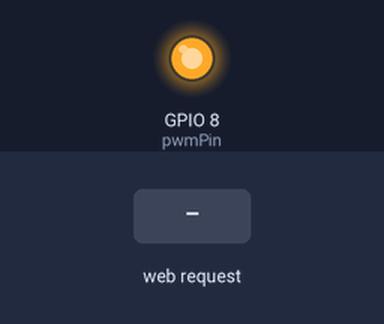
Bench run of a sketch on a simulated ESP32-C3. On the bench: output pins drawn as LEDs (lit = HIGH). Dashed ring = blinking. The test bench sets the inputs (shaded band). What the sketch prints to the serial monitor is not drawn.

Above: at 1.2 s.
1.3 s: HTTP request GET /song?num=1 received
At 4.2 s:
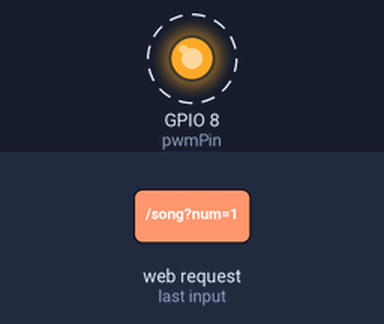
4.3 s: HTTP request GET /stop received
At 5.1 s:
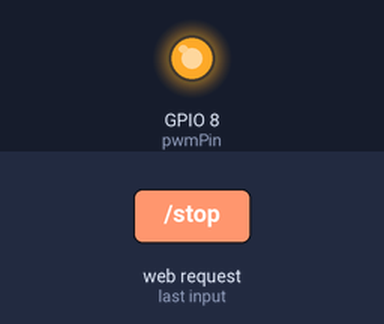
5.8 s: HTTP request GET /song?num=0 received
At 6.98 s:
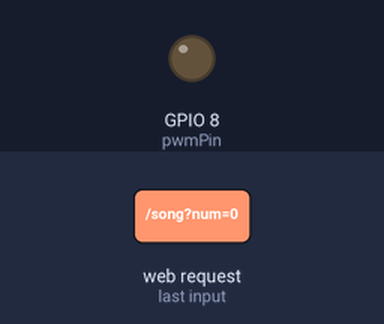
Timing chart, 0 to 12.8 s (numbered marks = the images above; inputs shaded):
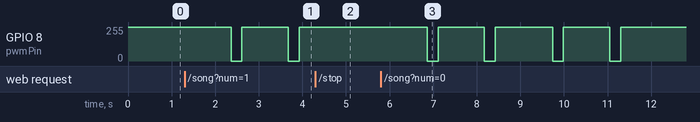

The sketch:

esp32_pwm_gen.ino
```cpp
#include <WiFi.h>
#include <DNSServer.h>
#include <WebServer.h>

// ============== CONFIGURATION ==============
const char* apSSID = "Plasma_Speaker"; // Hotspot Name
const byte DNS_PORT = 53;

const int pwmPin = 8;        // GPIO 8 for PWM output
const int ledcResolution = 10; // 10-bit (0-1023) for finer duty control
const int maxDutyValue = (1 << ledcResolution) - 1; // 1023

// ============== VARIABLES ==============
DNSServer dnsServer;
WebServer server(80);

int currentDuty = 99;       // Actual physical duty cycle (50-99%)
int currentFreq = 15000;    // Default 15kHz
bool isPlayingSong = false;
bool isPlayingTone = false;
unsigned long songStartTime = 0;
int currentNoteIndex = 0;
unsigned long noteStartTime = 0;

// ============== MUSICAL NOTES (Hz) ==============
#define REST     0
#define NOTE_AS4 466
#define NOTE_BB4 466
#define NOTE_C4  262
#define NOTE_D4  294
#define NOTE_E4  330
#define NOTE_F4  349
#define NOTE_G4  392
#define NOTE_A4  440
#define NOTE_B4  494
#define NOTE_C5  523
#define NOTE_D5  587
#define NOTE_E5  659
#define NOTE_F5  698
#define NOTE_G5  784
#define NOTE_A5  880
#define NOTE_B5  988

// ============== SONGS ==============
// Happy Birthday melody
const int happyBday_melody[] = {
  NOTE_C4, NOTE_C4, NOTE_D4, NOTE_C4, NOTE_F4, NOTE_E4, REST,
  NOTE_C4, NOTE_C4, NOTE_D4, NOTE_C4, NOTE_G4, NOTE_F4, REST,
  NOTE_C4, NOTE_C4, NOTE_C5, NOTE_A4, NOTE_F4, NOTE_E4, NOTE_D4, REST,
  NOTE_AS4, NOTE_AS4, NOTE_A4, NOTE_F4, NOTE_G4, NOTE_F4, REST
};

const int happyBday_durations[] = {
  8, 16, 4, 4, 4, 8, 4,
  8, 16, 4, 4, 4, 8, 4,
  8, 16, 4, 4, 4, 4, 8, 4,
  8, 16, 4, 4, 4, 8, 4
};

// Tetris Theme
const int tetris_melody[] = {
  NOTE_E5, NOTE_B4, NOTE_C5, NOTE_D5, NOTE_C5, NOTE_B4, NOTE_A4, NOTE_A4,
  NOTE_C5, NOTE_E5, NOTE_D5, NOTE_C5, NOTE_B4, NOTE_C5, NOTE_D5, NOTE_E5,
  NOTE_C5, NOTE_A4, NOTE_A4, REST, NOTE_D5, NOTE_F5, NOTE_A5, NOTE_G5,
  NOTE_F5, NOTE_E5, NOTE_C5, NOTE_E5, NOTE_D5, NOTE_C5, NOTE_B4, NOTE_B4,
  NOTE_C5, NOTE_D5, NOTE_E5, NOTE_C5, NOTE_A4, NOTE_A4, REST, REST
};

const int tetris_durations[] = {
  8, 8, 8, 8, 8, 8, 8, 8,
  8, 8, 8, 8, 8, 8, 8, 8,
  8, 8, 4, 4, 8, 8, 8, 8,
  8, 8, 8, 8, 8, 8, 8, 8,
  8, 8, 8, 8, 8, 4, 4, 4
};

// Star Wars Imperial March
const int imperial_melody[] = {
  NOTE_E4, NOTE_E4, NOTE_E4, NOTE_C4, NOTE_E4, NOTE_G4, NOTE_G4, REST,
  NOTE_C4, NOTE_G4, NOTE_E4, NOTE_G4, NOTE_C5, NOTE_G4, NOTE_E4, NOTE_G4,
  NOTE_C5, NOTE_G4, NOTE_E4, NOTE_G4, NOTE_C5, NOTE_B4, NOTE_G4, NOTE_E4,
  NOTE_D4, NOTE_C4, NOTE_B4, NOTE_C4, REST
};

const int imperial_durations[] = {
  8, 8, 8, 4, 8, 4, 8, 4,
  8, 8, 8, 8, 8, 8, 8, 8,
  8, 8, 8, 8, 8, 8, 8, 8,
  8, 8, 8, 4, 4
};

// Current song pointers
const int* currentMelody = happyBday_melody;
const int* currentDurations = happyBday_durations;
int currentSongLength = sizeof(happyBday_melody) / sizeof(happyBday_melody[0]);

// ============== PWM FUNCTIONS (ESP32-C3 Core 3.x API) ==============
int dutyToValue(int dutyPercent) {
  return map(dutyPercent, 0, 100, 0, maxDutyValue);
}

void initPWM() {
  ledcAttach(pwmPin, currentFreq, ledcResolution);
  ledcWrite(pwmPin, dutyToValue(currentDuty));
}

void updatePWM() {
  // Use ledcChangeFrequency so the slider is perfectly smooth and doesn't detach/glitch
  ledcChangeFrequency(pwmPin, currentFreq, ledcResolution);
  ledcWrite(pwmPin, dutyToValue(currentDuty));
}

void setTone(int freq, int dutyPercent) {
  if (freq > 0) {
    ledcChangeFrequency(pwmPin, freq, ledcResolution);
    ledcWrite(pwmPin, dutyToValue(dutyPercent));
  } else {
    ledcWrite(pwmPin, 0);  // REST - no output (0 physical duty, 100% active = Safe off)
  }
}

// ============== SONG FUNCTIONS ==============
void startSong(int songNum) {
  isPlayingSong = true;
  isPlayingTone = false;
  songStartTime = millis();
  currentNoteIndex = 0;
  noteStartTime = millis();

  switch (songNum) {
    case 1:
      currentMelody = happyBday_melody;
      currentDurations = happyBday_durations;
      currentSongLength = sizeof(happyBday_melody) / sizeof(happyBday_melody[0]);
      break;
    case 2:
      currentMelody = tetris_melody;
      currentDurations = tetris_durations;
      currentSongLength = sizeof(tetris_melody) / sizeof(tetris_melody[0]);
      break;
    case 3:
      currentMelody = imperial_melody;
      currentDurations = imperial_durations;
      currentSongLength = sizeof(imperial_melody) / sizeof(imperial_melody[0]);
      break;
  }

  // Play first note using CURRENT duty cycle for flyback safety
  setTone(currentMelody[0], currentDuty);
}

void stopPlayback() {
  isPlayingSong = false;
  isPlayingTone = false;
  updatePWM(); // Restore previous freq/duty
}

void handleSongPlayback() {
  if (!isPlayingSong) return;

  unsigned long now = millis();

  // Calculate current note duration
  int noteDuration = 1000 / currentDurations[currentNoteIndex];
  unsigned long noteEndTime = noteStartTime + noteDuration;

  if (now >= noteEndTime) {
    currentNoteIndex++;

    if (currentNoteIndex >= currentSongLength) {
      stopPlayback();
      return;
    }

    noteStartTime = noteEndTime;
    // Play next note using CURRENT duty cycle for flyback safety
    setTone(currentMelody[currentNoteIndex], currentDuty);
  }
}

// ============== WEB SERVER (HTML/JS) ==============
const char webpage[] PROGMEM = R"rawliteral(
<!DOCTYPE html>
<html>
<head>
  <meta charset="UTF-8">
  <meta name="viewport" content="width=device-width, initial-scale=1.0">
  <title>Plasma Speaker Controller</title>
  <style>
    * { box-sizing: border-box; margin: 0; padding: 0; }
    body {
      font-family: 'Segoe UI', Arial, sans-serif;
      background: linear-gradient(135deg, #0f0c29, #302b63, #24243e);
      min-height: 100vh;
      color: #fff;
      padding: 20px;
    }
    .container { max-width: 480px; margin: 0 auto; }
    h1 {
      text-align: center;
      color: #00d4ff;
      margin-bottom: 30px;
      text-shadow: 0 0 20px rgba(0, 212, 255, 0.5);
      font-size: 1.8rem;
    }
    .card {
      background: rgba(255,255,255,0.08);
      backdrop-filter: blur(10px);
      border: 1px solid rgba(255,255,255,0.1);
      border-radius: 16px;
      padding: 24px;
      margin-bottom: 20px;
      transition: transform 0.2s;
    }
    .card:hover { transform: translateY(-2px); }
    .card h2 {
      color: #00d4ff;
      margin-bottom: 16px;
      font-size: 1.1rem;
      display: flex;
      align-items: center;
      gap: 10px;
    }
    .card h2::before { content: '⚡'; font-size: 1.2rem; }
    .slider-group { margin-bottom: 16px; }
    .slider-label {
      display: flex;
      justify-content: space-between;
      margin-bottom: 8px;
      font-size: 0.95rem;
    }
    .slider-value {
      color: #00d4ff;
      font-weight: bold;
      font-family: 'Courier New', monospace;
    }
    input[type="range"] {
      -webkit-appearance: none;
      width: 100%;
      height: 8px;
      border-radius: 4px;
      background: linear-gradient(to right, #00d4ff, #7b2ff7);
      outline: none;
      cursor: pointer;
    }
    input[type="range"]::-webkit-slider-thumb {
      -webkit-appearance: none;
      width: 24px;
      height: 24px;
      border-radius: 50%;
      background: #fff;
      box-shadow: 0 0 10px rgba(0, 212, 255, 0.5);
      cursor: pointer;
    }
    .btn-grid {
      display: grid;
      grid-template-columns: 1fr 1fr;
      gap: 12px;
      margin-top: 16px;
    }
    .btn {
      padding: 14px 16px;
      border: none;
      border-radius: 10px;
      font-size: 0.9rem;
      font-weight: 600;
      cursor: pointer;
      transition: all 0.2s;
      text-transform: uppercase;
      letter-spacing: 0.5px;
    }
    .btn:hover { transform: scale(1.02); }
    .btn:active { transform: scale(0.98); }
    .btn-song { background: linear-gradient(135deg, #667eea, #764ba2); color: white; }
    .btn-tone { background: linear-gradient(135deg, #f093fb, #f5576c); color: white; }
    .btn-stop {
      background: linear-gradient(135deg, #434343, #000000);
      color: #ff4444;
      grid-column: 1 / -1;
    }
    .status-bar {
      text-align: center;
      padding: 12px;
      border-radius: 8px;
      margin-top: 16px;
      font-size: 0.9rem;
      font-weight: 600;
      transition: all 0.3s;
    }
    .status-pwm {
      background: rgba(0, 212, 255, 0.15);
      color: #00d4ff;
      border: 1px solid rgba(0, 212, 255, 0.3);
    }
    .status-playing {
      background: rgba(0, 255, 100, 0.15);
      color: #00ff64;
      border: 1px solid rgba(0, 255, 100, 0.3);
      animation: pulse 1s infinite;
    }
    @keyframes pulse { 0%, 100% { opacity: 1; } 50% { opacity: 0.7; } }
    .info {
      text-align: center;
      margin-top: 20px;
      font-size: 0.8rem;
      color: rgba(255,255,255,0.4);
    }
    .visual-bar {
      height: 4px;
      background: rgba(255,255,255,0.1);
      border-radius: 2px;
      margin-top: 12px;
      overflow: hidden;
    }
    .visual-fill {
      height: 100%;
      background: linear-gradient(to right, #00d4ff, #7b2ff7);
      border-radius: 2px;
      transition: width 0.1s;
    }
  </style>
</head>
<body>
  <div class="container">
    <h1>🎵 Plasma Speaker Controller</h1>

    <div class="card">
      <h2>Flyback Duty Cycle</h2>
      <div class="slider-group">
        <div class="slider-label">
          <span>Active (Negative) Duty</span>
          <span class="slider-value" id="negDutyVal">-1%</span>
        </div>
        <input type="range" id="dutySlider" min="-50" max="-1" value="-1" step="1">
      </div>
      <div class="slider-label">
        <span>Physical PWM Duty</span>
        <span class="slider-value" id="actDutyVal">99%</span>
      </div>
      <div class="visual-bar">
        <div class="visual-fill" id="dutyBar" style="width: 99%"></div>
      </div>
    </div>

    <div class="card">
      <h2>Arc Frequency</h2>
      <div class="slider-group">
        <div class="slider-label">
          <span>PWM Frequency</span>
          <span class="slider-value" id="freqVal">15.0 kHz</span>
        </div>
        <input type="range" id="freqSlider" min="1000" max="30000" value="15000" step="100">
      </div>
      <div class="visual-bar">
        <div class="visual-fill" id="freqBar" style="width: 48%"></div>
      </div>
    </div>

    <div class="card">
      <h2>Music Player</h2>
      <div class="btn-grid">
        <button class="btn btn-song" onclick="playSong(1)">🎂 Happy Birthday</button>
        <button class="btn btn-song" onclick="playSong(2)">🎮 Tetris</button>
        <button class="btn btn-song" onclick="playSong(3)">⚔️ Imperial March</button>
        <button class="btn btn-tone" onclick="playTone(440)">🎵 A4 Tone</button>
        <button class="btn btn-tone" onclick="playTone(1000)">🔊 1kHz Tone</button>
        <button class="btn btn-stop" onclick="stopAll()">⬛ STOP - Return to Slider</button>
      </div>
      <div class="status-bar status-pwm" id="statusBar">
        ⚡ Static Arc Mode Active
      </div>
    </div>

    <div class="info">
      WARNING: High Voltage! Observe appropriate safety measures.
    </div>
  </div>

  <script>
    const dutySlider = document.getElementById('dutySlider');
    const freqSlider = document.getElementById('freqSlider');
    const negDutyVal = document.getElementById('negDutyVal');
    const actDutyVal = document.getElementById('actDutyVal');
    const freqVal = document.getElementById('freqVal');
    const dutyBar = document.getElementById('dutyBar');
    const freqBar = document.getElementById('freqBar');
    const statusBar = document.getElementById('statusBar');

    let updateTimeout = null;
    let isPlaying = false;

    function debounceUpdate() {
      if (updateTimeout) clearTimeout(updateTimeout);
      updateTimeout = setTimeout(() => {
        if (!isPlaying) {
          sendPWMUpdate();
        }
      }, 10);
    }

    dutySlider.addEventListener('input', function() {
      const val = parseInt(this.value);
      const actual = 100 + val;
      negDutyVal.textContent = val + '%';
      actDutyVal.textContent = actual + '%';
      dutyBar.style.width = actual + '%';
      debounceUpdate();
    });

    freqSlider.addEventListener('input', function() {
      const val = parseInt(this.value);
      freqVal.textContent = (val / 1000).toFixed(1) + ' kHz';
      freqBar.style.width = ((val - 1000) / 29000 * 100) + '%';
      debounceUpdate();
    });

    function sendPWMUpdate() {
      fetch('/pwm?duty=' + dutySlider.value + '&freq=' + freqSlider.value)
        .catch(err => console.log('Update failed'));
    }

    function playSong(num) {
      isPlaying = true;
      statusBar.textContent = '🎵 Playing Music...';
      statusBar.className = 'status-bar status-playing';
      fetch('/song?num=' + num).catch(err => console.log('Song failed'));
    }

    function playTone(freq) {
      isPlaying = true;
      statusBar.textContent = '🔊 Playing Tone: ' + freq + ' Hz';
      statusBar.className = 'status-bar status-playing';
      fetch('/tone?freq=' + freq).catch(err => console.log('Tone failed'));
    }

    function stopAll() {
      isPlaying = false;
      statusBar.textContent = '⚡ Static Arc Mode Active';
      statusBar.className = 'status-bar status-pwm';
      fetch('/stop').then(() => {
        // Send a quick update to restore sliders after stopping
        sendPWMUpdate();
      });
    }
  </script>
</body>
</html>
)rawliteral";

// ============== WEB HANDLERS ==============
void handleRoot() {
  server.send_P(200, "text/html", webpage);
}

void handleCaptivePortal() {
  // Redirect to root IP to trigger device OS captive portal login screens
  server.sendHeader("Location", String("http://") + WiFi.softAPIP().toString(), true);
  server.send(302, "text/plain", "");
}

void handlePWM() {
  if (server.hasArg("duty")) {
    int negDuty = server.arg("duty").toInt();
    currentDuty = 100 + negDuty;  // Convert -1 to 99, -50 to 50
    currentDuty = constrain(currentDuty, 0, 100);
  }
  if (server.hasArg("freq")) {
    currentFreq = server.arg("freq").toInt();
    currentFreq = constrain(currentFreq, 1000, 30000);
  }

  if (!isPlayingSong && !isPlayingTone) {
    updatePWM();
  }

  server.send(200, "text/plain", "OK");
}

void handleSong() {
  if (server.hasArg("num")) {
    startSong(server.arg("num").toInt());
  }
  server.send(200, "text/plain", "OK");
}

void handleTone() {
  if (server.hasArg("freq")) {
    int toneFreq = server.arg("freq").toInt();
    isPlayingTone = true;
    isPlayingSong = false;
    setTone(toneFreq, currentDuty); // Use current safe duty cycle
  }
  server.send(200, "text/plain", "OK");
}

void handleStop() {
  stopPlayback();
  server.send(200, "text/plain", "OK");
}

// ============== SETUP & LOOP ==============
void setup() {
  Serial.begin(115200);

  // Initialize PWM safely
  initPWM();

  // Setup Wi-Fi Access Point (Captive Portal)
  Serial.println("Configuring Access Point...");
  WiFi.mode(WIFI_AP);
  WiFi.softAP(apSSID); // No password makes it an open captive portal

  IPAddress IP = WiFi.softAPIP();
  Serial.print("AP IP address: ");
  Serial.println(IP);

  // Intercept all DNS requests and route to the ESP32 IP
  dnsServer.start(DNS_PORT, "*", IP);

  // Setup Web Server Routes
  server.on("/", handleRoot);
  server.on("/pwm", handlePWM);
  server.on("/song", handleSong);
  server.on("/tone", handleTone);
  server.on("/stop", handleStop);

  // Apple & Android Captive Portal Routes
  server.on("/generate_204", handleCaptivePortal);
  server.on("/hotspot-detect.html", handleCaptivePortal);
  server.onNotFound(handleCaptivePortal);

  server.begin();
  Serial.println("HTTP server started");
}

void loop() {
  // Process Captive Portal DNS and UI Web requests
  dnsServer.processNextRequest();
  server.handleClient();

  // Process Audio
  handleSongPlayback();
}
```

Measured:
- after the input at 1.3 s, GPIO 8 (pwmPin): alternates 252/255 for 1.1 s and 0/255 for 0.25 s, starting after 1.1 s
- after the input at 4.3 s, GPIO 8 (pwmPin): stays 252/255 (without the input it goes to 0/255 after 0.94 s)
- after the input at 5.8 s, GPIO 8 (pwmPin): 252/255 → 0/255 after 1.1 s, → 252/255 0.25 s later, → 0/255 1.1 s later, → 252/255 0.25 s later, … (8 changes in this stretch)
